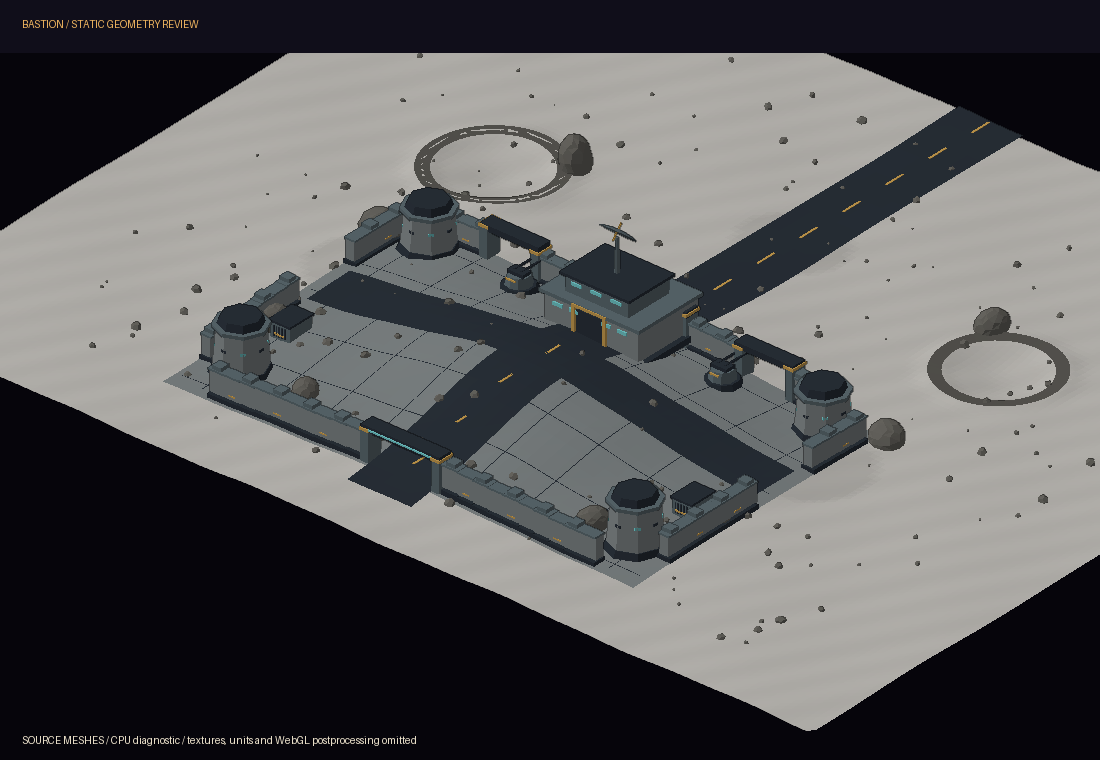
#> input picture art-direction/map-differentiation/bastion-before.png, 1100 x 760 px
$ python extract-art-frame.py ../art-direction/map-differentiation/bastion-before.png ../art-direction/map-differentiation/bastion-comparison.png 5 5
#> lines starting #> are read from the running program, lines starting #| are printed output that depends on the picture; after the words box and inside, x2 and y2 are one past the last pixel; in counts of white or black regions, pixels touching at a corner belong together
from pathlib import Path
import sys
import numpy as np
from PIL import Image

source = Path(sys.argv[1])
target = Path(sys.argv[2])
wanted_row = int(sys.argv[3])
wanted_col = int(sys.argv[4])


def runs(mask: np.ndarray) -> list[tuple[int, int]]:
    padded = np.pad(mask.astype(np.int8), (1, 1))
    changes = np.diff(padded)
    starts = np.flatnonzero(changes == 1)
    ends = np.flatnonzero(changes == -1)
    return list(zip(starts.tolist(), ends.tolist()))


with Image.open(source) as image:
#> image is the input picture: PIL image 1100x760 RGB; mean R, G, B 91.6, 91.3, 92.5
    pixels = np.asarray(image.convert("RGB"))
    dark = pixels.mean(axis=2) < 110
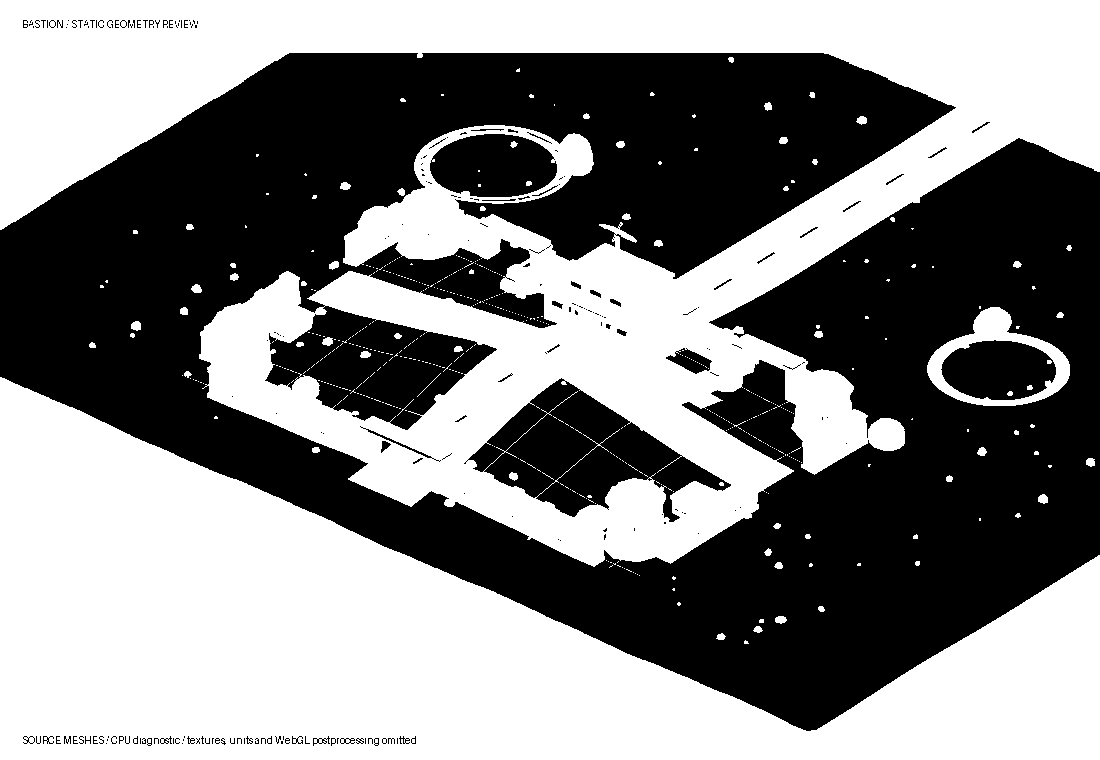
#> dark: shape (760, 1100) bool; 51.5% white; 216 black regions (170 under 20 px), largest, box (x1, y1, x2, y2) and area: (0, 53, 1100, 731) 374242, (464, 378, 731, 522) 16397, (430, 134, 557, 197) 6274
    columns = runs(dark.mean(axis=0) > 0.45)
#> in runs, `padded = np.pad(mask.astype(np.int8), (1, 1))`: padded = 1102 values, max 1 at index 1, min 0 at index 0, mean 0.711
#> in runs, `changes = np.diff(padded)`: changes = 1101 values, max 1 at index 0, min -1 at index 724, mean 0
#> in runs, `starts = np.flatnonzero(changes == 1)`: starts = [0, 1041]
#> in runs, `ends = np.flatnonzero(changes == -1)`: ends = [724, 1100]
#> columns = [(0, 724), (1041, 1100)]
    rows = runs(dark.mean(axis=1) > 0.45)
#> rows = [(0, 70), (385, 391), (397, 403), (422, 442), (483, 560), (577, 760)]
    if len(columns) != 4 or len(rows) != 4:
#> (the run stopped early here; a loop or call above may not have finished)

$ run again, on art-direction/map-differentiation/craters.png
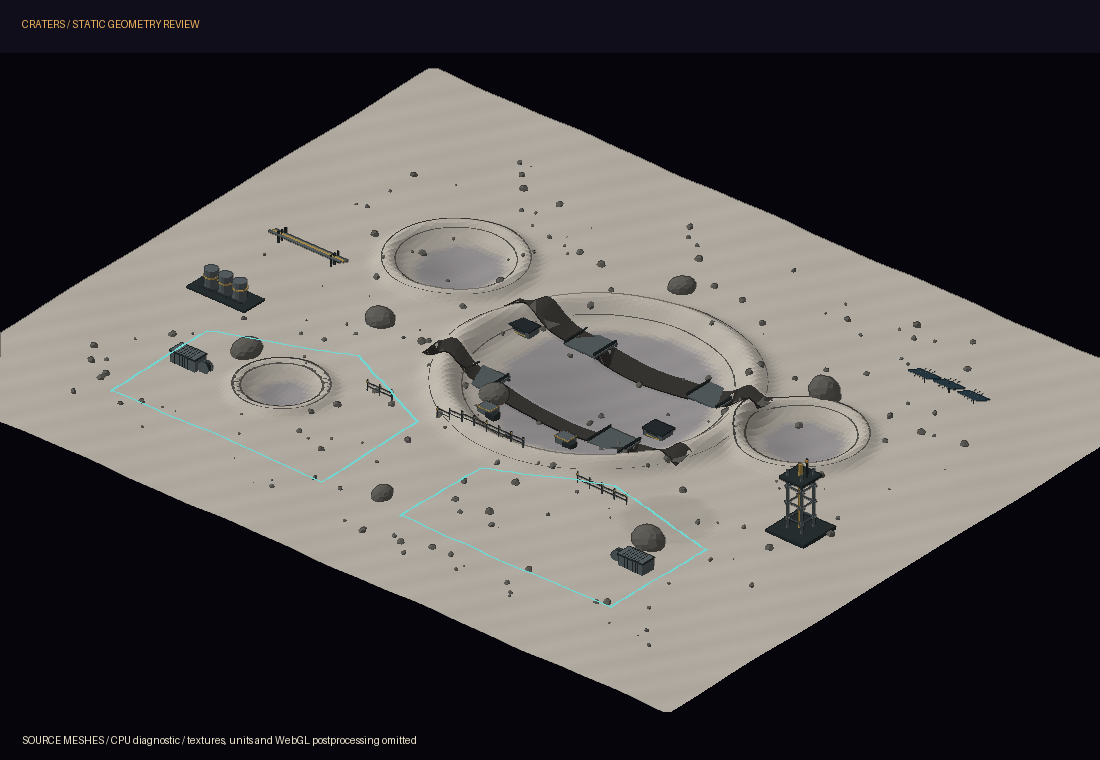
#> input picture art-direction/map-differentiation/craters.png, 1100 x 760 px
#> image is the input picture: PIL image 1100x760 RGB; mean R, G, B 82.3, 79.4, 78.8
#> `dark = pixels.mean(axis=2) < 110`:
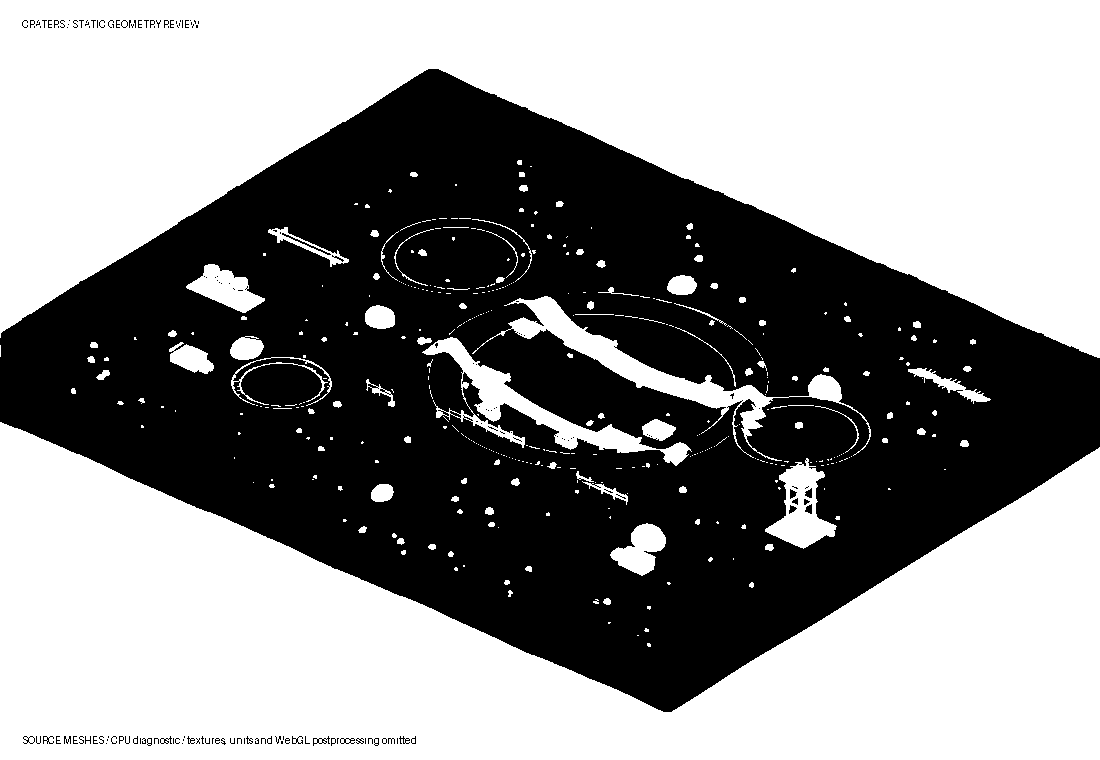
#> dark: shape (760, 1100) bool; 55.6% white; 164 black regions (140 under 20 px), largest, box (x1, y1, x2, y2) and area: (0, 69, 1100, 712) 369394, (282, 233, 331, 255) 97, (313, 736, 330, 746) 55
#> padded = 1102 values, max 1 at index 1, min 0 at index 0, mean 0.621
#> changes = 1101 values, max 1 at index 0, min -1 at index 326, mean 0
#> starts = [0, 330, 743]
#> ends = [326, 331, 1100]
#> columns = [(0, 326), (330, 331), (743, 1100)]
#> rows = [(0, 225), (227, 230), (531, 760)]

$ run again, on art-direction/map-differentiation/overview.png
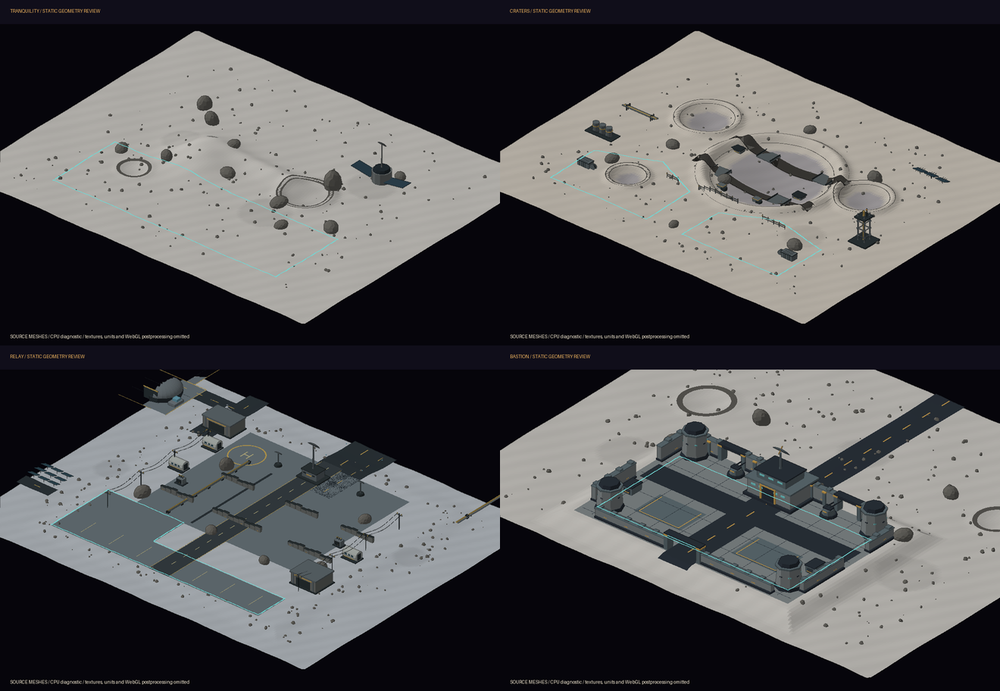
#> input picture art-direction/map-differentiation/overview.png, 1000 x 691 px, shrunk from 1320 x 912 before the run
#> image is the input picture: PIL image 1000x691 RGB; mean R, G, B 80.2, 79.8, 81.5
#> `dark = pixels.mean(axis=2) < 110`:
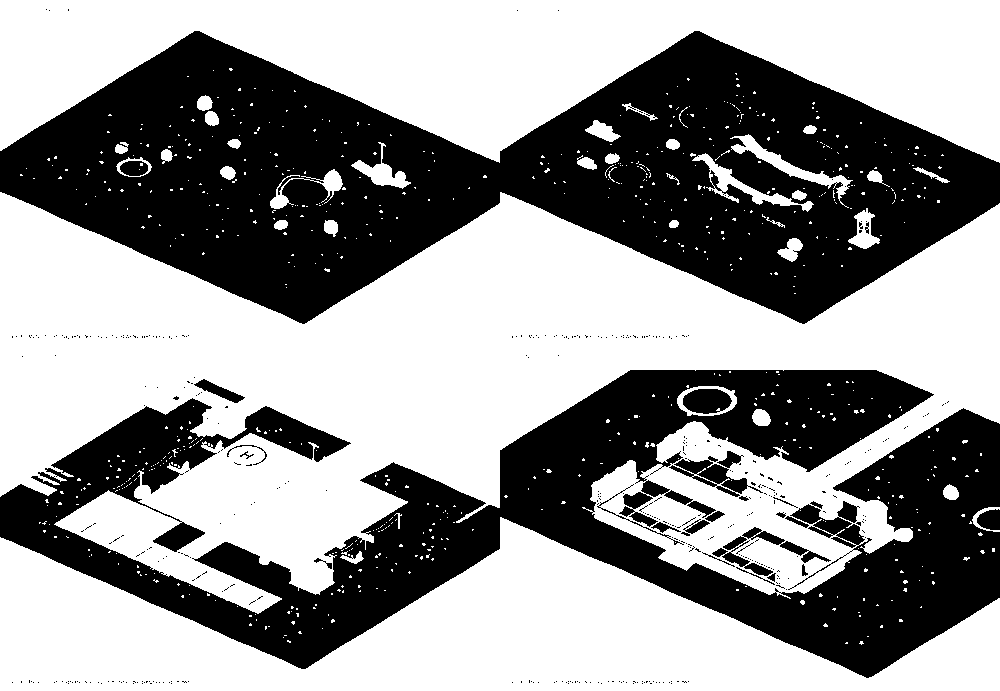
#> dark: shape (691, 1000) bool; 58.6% white; 426 black regions (401 under 20 px), largest, box (x1, y1, x2, y2) and area: (0, 31, 1000, 324) 155689, (0, 370, 1000, 678) 123368, (669, 451, 763, 497) 1452
#> padded = 1002 values, max 1 at index 1, min 0 at index 0, mean 0.916
#> changes = 1001 values, max 1 at index 0, min -1 at index 739, mean 0
#> starts = [0, 741, 861, 899]
#> ends = [739, 797, 883, 1000]
#> columns = [(0, 739), (741, 797), (861, 883), (899, 1000)]
#> rows = [(0, 104), (252, 432), (447, 565), (569, 691)]
